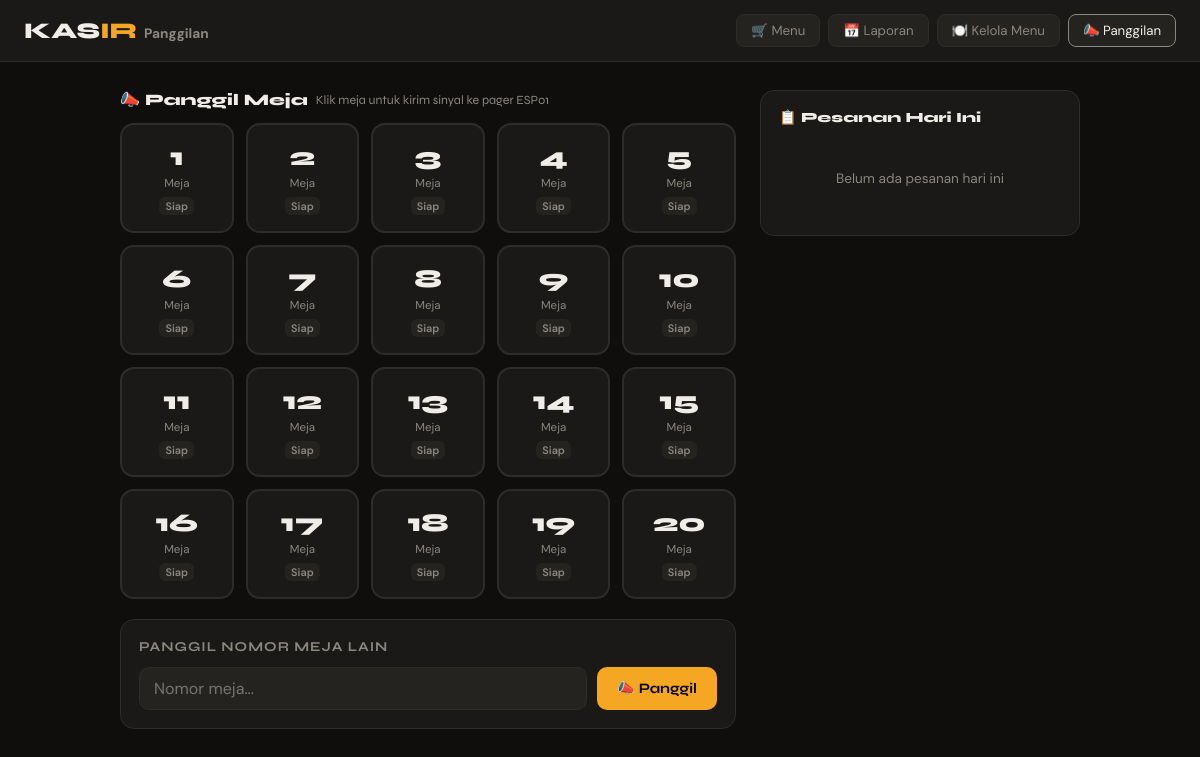
The page /panggilan on the database as committed earlier.
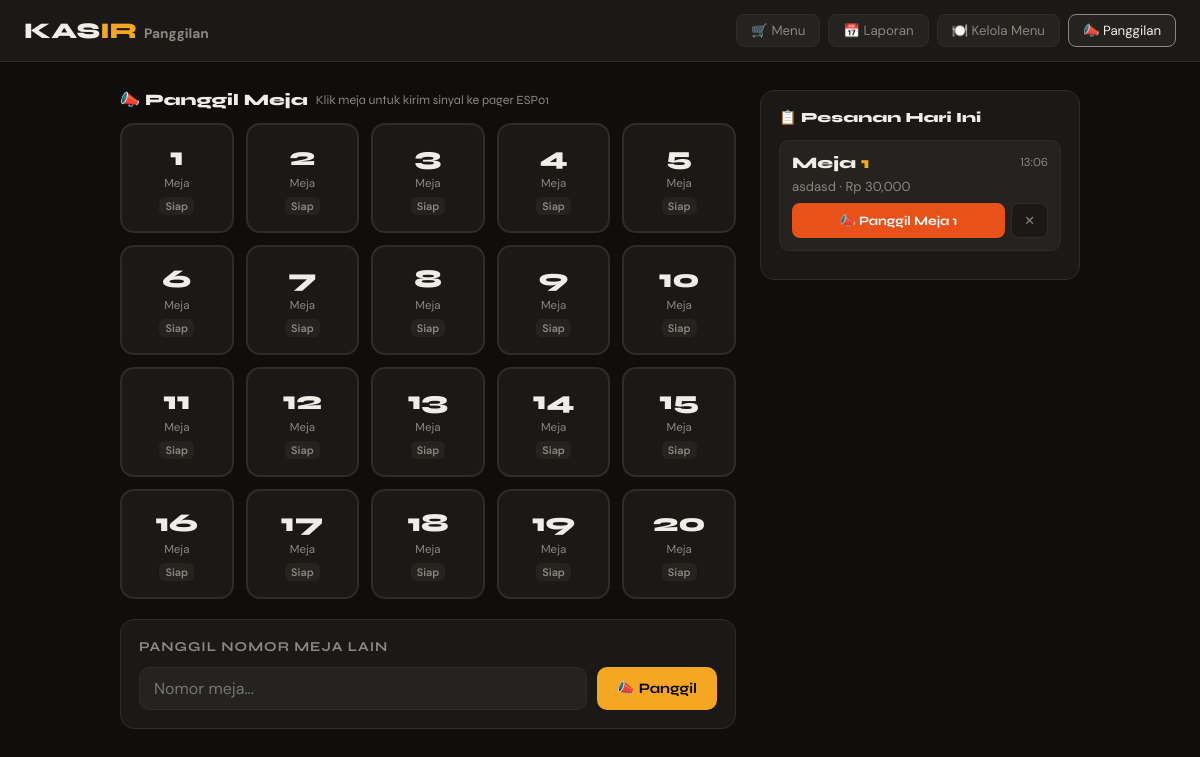
The same page on the database as committed later.
### app.py (models this page shows)
class Pesanan(db.Model):
    __tablename__ = 'pesanan'
    id = db.Column(db.Integer, primary_key=True)
    nomor_pesanan = db.Column(db.String(20), unique=True, nullable=False)
    nama_pelanggan = db.Column(db.String(100), nullable=False)
    nomor_meja = db.Column(db.String(10))
    catatan = db.Column(db.String(300))
    total = db.Column(db.Float, default=0)
    status = db.Column(db.String(20), default='selesai')  # langsung selesai setelah print
    tanggal = db.Column(db.DateTime, default=datetime.utcnow)
    items = db.relationship('ItemPesanan', backref='pesanan', lazy=True)

### app.py (the view)
@app.route('/panggilan')
def panggilan():
    from datetime import date
    pesanan_aktif = Pesanan.query.filter(
        db.func.date(Pesanan.tanggal) == date.today()
    ).order_by(Pesanan.tanggal.desc()).all()
    return render_template('panggilan.html', pesanan_aktif=pesanan_aktif)

### templates/panggilan.html (shortened to what this page needs)
<!DOCTYPE html>
<html lang="id">
<head>
</head>
<body>
<header>
  <div class="logo">KAS<span>IR</span> <span style="color:var(--muted);font-size:.85rem;font-family:'DM Sans',sans-serif;">Panggilan</span></div>
  <nav>
    <a href="/">🛒 Menu</a>
    <a href="/laporan">📅 Laporan</a>
    <a href="/admin/menu">🍽️ Kelola Menu</a>
    <a href="/panggilan" class="aktif">📣 Panggilan</a>
  </nav>
</header>
<div class="container">
  <div class="layout">
    <div>
      <div class="panel-title">
        📣 Panggil Meja
        <span class="panel-sub">Klik meja untuk kirim sinyal ke pager ESP01</span>
      </div>
      <div class="meja-grid" id="meja-grid">
        {% for n in range(1, 21) %}
        <div class="meja-btn" id="meja-{{ n }}" onclick="panggilMeja('{{ n }}', this)">
          <span class="meja-nomor">{{ n }}</span>
          <span class="meja-label">Meja</span>
          <span class="meja-status status-idle" id="status-{{ n }}">Siap</span>
        </div>
        {% endfor %}
      </div>
      <div class="manual-section">
        <div class="manual-title">Panggil nomor meja lain</div>
        <div class="manual-row">
          <input class="manual-input" type="number" id="input-meja-manual"
            placeholder="Nomor meja..." min="1" max="99"
            onkeydown="if(event.key==='Enter') panggilManual()" />
          <button class="btn-panggil-manual" onclick="panggilManual()">📣 Panggil</button>
        </div>
      </div>
    </div>
    <div class="pesanan-panel">
      <div class="panel-title" style="font-size:.88rem;">📋 Pesanan Hari Ini</div>
      {% if pesanan_aktif %}
        {% for p in pesanan_aktif %}
        <div class="pesanan-item" id="pi-{{ p.id }}">
          <div class="pi-top">
            <div class="pi-meja">Meja <span>{{ p.nomor_meja }}</span></div>
            <div class="pi-waktu">{{ p.tanggal.strftime('%H:%M') }}</div>
          </div>
          <div class="pi-nama">{{ p.nama_pelanggan }} · Rp {{ "{:,.0f}".format(p.total) }}</div>
          <div class="pi-actions">
            <button class="btn-call" onclick="panggilDariPesanan('{{ p.nomor_meja }}', this)">
              📣 Panggil Meja {{ p.nomor_meja }}
            </button>
            <button class="btn-reset" onclick="resetMeja('{{ p.nomor_meja }}', this)" title="Reset pager">✕</button>
          </div>
        </div>
        {% endfor %}
      {% else %}
        <div class="empty-state">Belum ada pesanan hari ini</div>
      {% endif %}
    </div>
  </div>
</div>
</body>
</html>

Rows that differ between the two databases and show on the page:
added Pesanan: nomor_meja "1", tanggal "13:06", nama_pelanggan "asdasd", total "30,000"
Other text that changed with them:
text no longer shown: "Belum ada pesanan hari ini"
